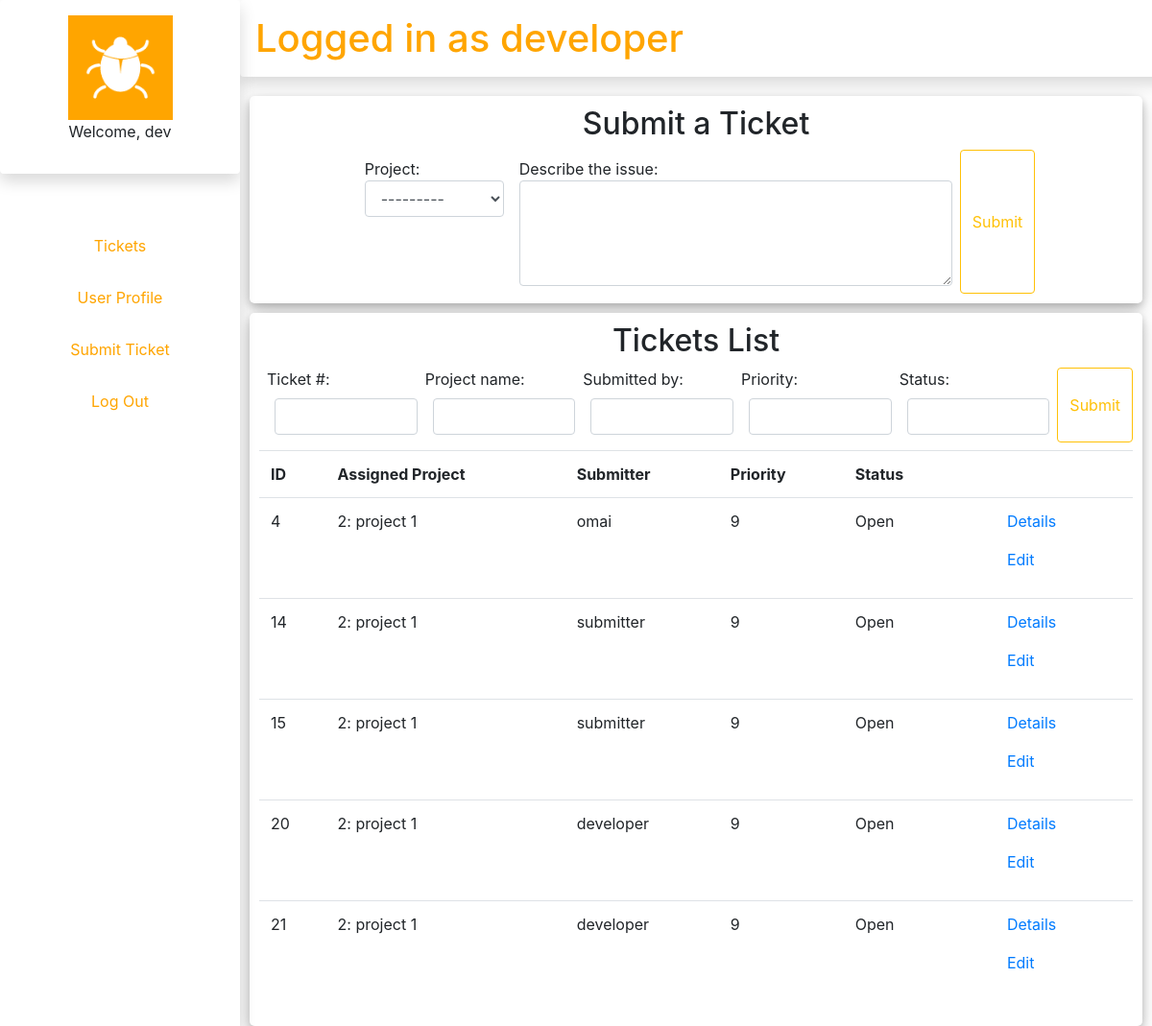
Before: /tickets/ (signed in) with the older database file.
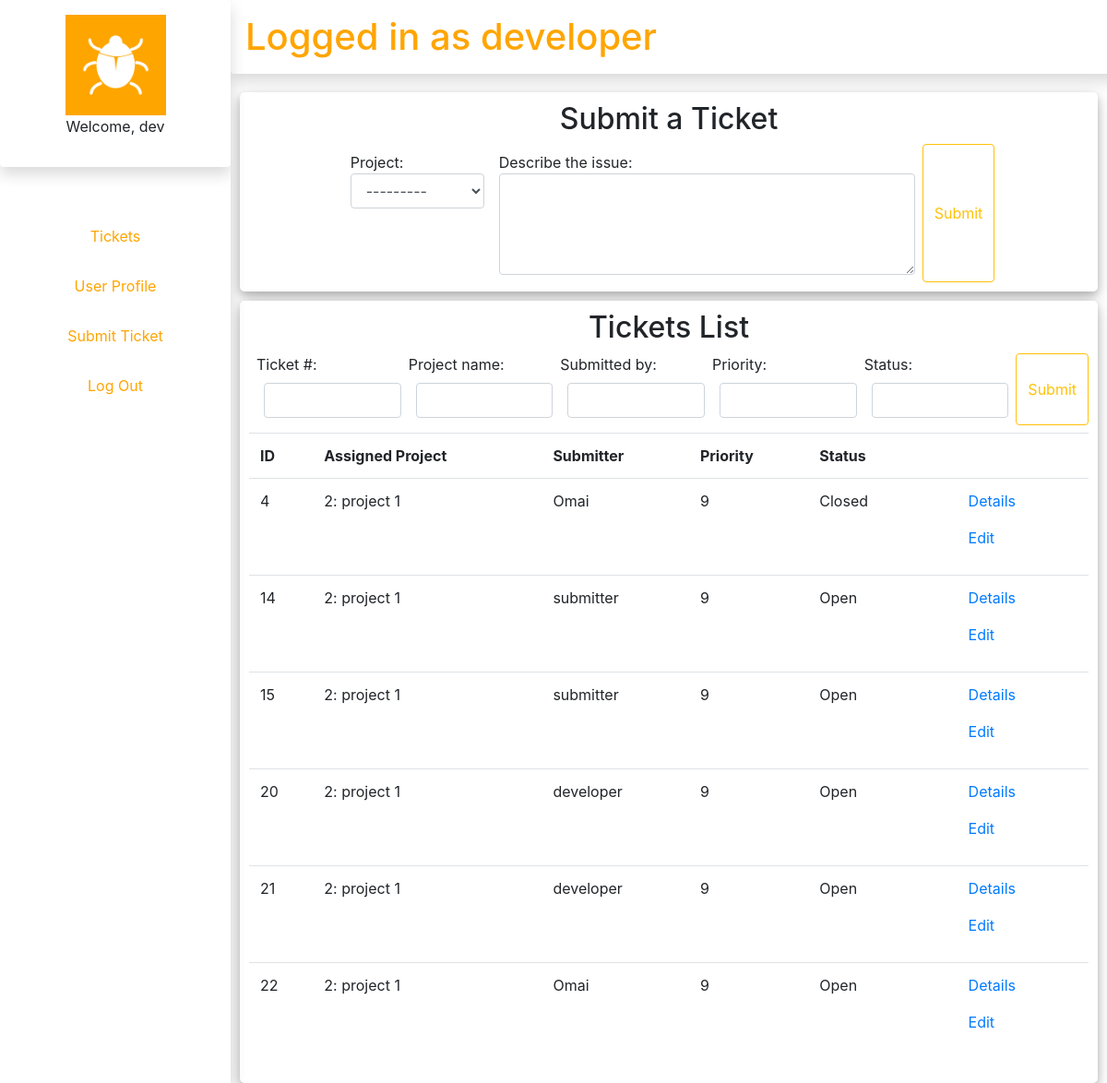
After: the same page with the newer database file.
### authenticate/models.py (models this page shows)
class NewUser(AbstractBaseUser, PermissionsMixin):
	email = models.EmailField(_('email address'), unique=True)
	user_name = models.CharField(max_length=150, unique=True)
	first_name = models.CharField(max_length=150, blank=True)
	start_date = models.DateTimeField(default=timezone.now)
	pfp = models.ImageField(default="pfp1.jpg",null=True,blank=True)
	about = models.TextField(_(
		'about'), max_length=150, blank=True)
	is_staff = models.BooleanField(default=False)
	is_active = models.BooleanField(default=True)
	objects = CustomAccountManager()
	USERNAME_FIELD = "email"
	REQUIRED_FIELDS = ['user_name', 'first_name']
	def __str__(self):
		return self.user_name

### tickets/models.py (models this page shows, shortened)
class Ticket(models.Model):
	priorityChoices = (
		('1','1'),
		('2','2'),
		('3','3'),
		('4','4'),
		('5','5'),
		('6','6'),
		('7','7'),
		('8','8'),
		('9','9'),
	)
	statusChoices = (
		('Closed','Closed'),
		('Open','Open'),
	)
	raceChoices = (
		('Bugs/Errors','Bugs/Errors'),
	)
	project = models.ForeignKey(Project, on_delete=models.CASCADE,related_name="project_tickets")
	personnel = models.ForeignKey(ProjectMember, on_delete=models.SET_NULL , related_name="assigned_ticket" , null=True,default=None, blank=True)
	submitter = models.ForeignKey(settings.AUTH_USER_MODEL, on_delete=models.SET_NULL,null=True,related_name="user_tickets")
	description = models.CharField(max_length=100)
	priority = models.CharField(max_length=100,choices= priorityChoices)
	status = models.CharField(max_length=100, choices = statusChoices)
	race = models.CharField(max_length=100,choices = raceChoices)
	timeCreated = models.DateTimeField(auto_now_add=True)
	lastEdited = models.DateTimeField(default = datetime.datetime(2020,1,1,0,0,0))

### projects/models.py (models this page shows)
class Project(models.Model):
	submitter = models.ForeignKey(settings.AUTH_USER_MODEL, on_delete=models.CASCADE , related_name= "projects_created")
	name = models.CharField(max_length=64)
	description = models.CharField(max_length=1000)
	class Meta:
		unique_together = ["name", 'submitter']
	def __str__(self):
		return u'{0}'.format(str(self.id) + ": " + self.name)

### authenticate/decorators.py (the view)
		def wrapper_func(request, *args,**kwargs):
			group = None
			if request.user.groups.exists():
				group = request.user.groups.all()[0].name
			if group in allowed_roles:
				return view_func(request,*args,**kwargs)
			else:
				return HttpResponse("You are not authorized to view this page")

### tickets/forms.py
class SubmitTicketForm(forms.Form):
	project = forms.ModelChoiceField(queryset= Project.objects.all(), label=None)
	description = forms.CharField(max_length=1000, label="Describe the issue",widget=forms.Textarea(
		attrs={
			'rows':'4'
		}))
	project.widget.attrs['class']='form-control col-sm-12'
	description.widget.attrs['class']='form-control col-sm-12'
	class Meta:
		model = Ticket
		fields = ['project','description']

### tickets/views.py (called while the page is built)
@login_required(login_url='authenticate:login')
@allowed_users(allowed_roles = ['admin','developer',])
def index(request):
	ticket_list = Ticket.objects.all()
	ticket_filter = TicketFilter(request.GET,queryset=ticket_list)
	ticket_list = ticket_filter.qs
	context={
		'ticket_list': ticket_list,
		'ticket_filter': ticket_filter,
		'form': SubmitTicketForm(),
	}
	return render(request, "tickets/index.html",context)

### tickets/templates/tickets/index.html (shortened to what this page needs)
{% extends "authenticate/layout.html" %}
{% block body %}
	<div class="form_card">
		<form method="post" action="{% url 'tickets:submit' %}">
			<h2 class="text-center">Submit a Ticket</h2>
			<div class="d-flex align-items-stretch justify-content-center">
				{%for field in form%}
					<span class="m-2">
						{{field.label}}: {{field}}
					</span>
				{%endfor%}
				<button class="btn btn-outline-warning" type="submit">Submit</button>
			</div>
		</form>
	</div>
	<div class="table_card">
		<div>
			<h2 class="text-center">Tickets List</h2>
		</div>
		<div>
			<form method="get">
				<div class="d-flex align-items-stretch justify-content-center">
					{% for field in ticket_filter.form %}
						<span class="ml-2 mr-2 mb-2">
							{{field.label}}: {{ field }}
						</span>
					{% endfor %}
					<button  class="btn btn-outline-warning ml-2 mb-2" type="submit">Submit</button>
					<br>
				</div>
			</form>
		</div>
		<div>
			<table class="table">
				<div>
					<tr>
						<th scope="col">ID</th>
						<th scope="col">Assigned Project</th>
						<th scope="col">Submitter</th>
						<th scope="col">Priority</th>
						<th scope="col">Status</th>
						<th scope="col">      </th>
					</tr>
				</div>
				{% for ticket in ticket_list %}
					<div>
						<tr>
							<td scope="col">{{ticket.id}}</td>
							<td scope="row">{{ticket.project}}</td>
							<td scope="row">{{ticket.submitter}}</td>
							<td scope="row">{{ticket.priority}}</td>
							<td scope="row">{{ticket.status}}</td>
							<td scope="row"><ul>
									<a href="{% url 'tickets:details' ticket.id %}">Details</a>
								</ul>
								<ul>
									<a href="{% url 'tickets:edit' ticket.id %}">Edit</a>
								</ul>
							</td>
						</tr>
					</div>
				{%endfor%}
			</table>
		</div>
	</div>
{% endblock %}

### authenticate/templates/authenticate/layout.html (shortened to what this page needs)
{% load static %}
<!DOCTYPE html>
<html>
<head>
	<link rel="stylesheet" href="https://stackpath.bootstrapcdn.com/bootstrap/4.3.1/css/bootstrap.min.css">
	<link rel="stylesheet" type= "text/css" href="{% static '/css/style.css' %}?{% now 'U' %}">
</head>
<body>
	<div id="nav" class="shadow">
		<ul>
			<div class="shadow p-3 mb-5 rounded">
				<img src="{%static 'logo.png' %}">
				<p>Welcome, {{user.first_name}}</p>
			</div>
			{%if request.user.is_staff%}
				<li><a href="{%url 'tickets:index' %}">Tickets</a></li>
			{%endif%}
				<li><a href="{%url 'user_profile:index' %}">User Profile</a></li>
				<li><a href="{%url 'tickets:submit' %}">Submit Ticket</a></li>
				<li><a href="{%url 'authenticate:logout' %}">Log Out</a></li>
		</ul>
	</div>
	<div id="header" class="shadow p-3 mb-5 rounded">
		<h1>Logged in as {{user.user_name}}</h1>
	</div>
	<div id="main">
		{% block body%}
		{%endblock%}
	</div>
</body>
</html>

### static/css/style.css (style rules this page uses)
html { height:100%; width:100%; }
.table_card { width: 100%; margin-top: 10px; margin-bottom: auto; background: white; position: relative; display: flex; justify-content: center; flex-direction: column; padding: 10px; box-shadow: 0 4px 8px 0 rgba(0, 0, 0, 0.2), 0 6px 20px 0 rgba(0, 0, 0, 0.19); -webkit-box-shadow: 0 4px 8px 0 rgba(0, 0, 0, 0.2), 0 6px 20px 0 rgba(0, 0, 0, 0.19); -moz-box-shadow: 0 4px 8px 0 rgba(0, 0, 0, 0.2), 0 6px 20px 0 rgba(0, 0, 0, 0.19); border-radius: 5px; }
.form_card { width: 350; margin-top: 10px; margin-bottom: auto; background: white; position: relative; display: flex; justify-content: center; flex-direction: column; padding: 10px; box-shadow: 0 4px 8px 0 rgba(0, 0, 0, 0.2), 0 6px 20px 0 rgba(0, 0, 0, 0.19); -webkit-box-shadow: 0 4px 8px 0 rgba(0, 0, 0, 0.2), 0 6px 20px 0 rgba(0, 0, 0, 0.19); -moz-box-shadow: 0 4px 8px 0 rgba(0, 0, 0, 0.2), 0 6px 20px 0 rgba(0, 0, 0, 0.19); border-radius: 5px; }
#nav { height:100%; width:250px; position:fixed; z-index:1; top:0; left:0; overflow:hidden; background-color:white; text-align: center; }
#nav ul img { height:50%; width:50%; right:0; background-color: orange; }
#nav ul { margin: 0px; padding: 0px; }
#nav ul li { list-style-type: none; }
#nav ul li a { padding: 15px; display: block; background-color:white; color: orange; text-decoration:none; transition: .5s background-color; }
#header { top:0; margin-left:250px !important; width:100%; height:80px; position:fixed; color:orange; }
#main { margin-left:250px; margin-top:100px; padding:0px 10px; }

Changed rows visible on the page:
changed Ticket id 4: submitter "omai" → "Omai"; status "Open" → "Closed"
added Ticket: id "22", project "2: project 1", submitter "Omai", priority "9", status "Open"
